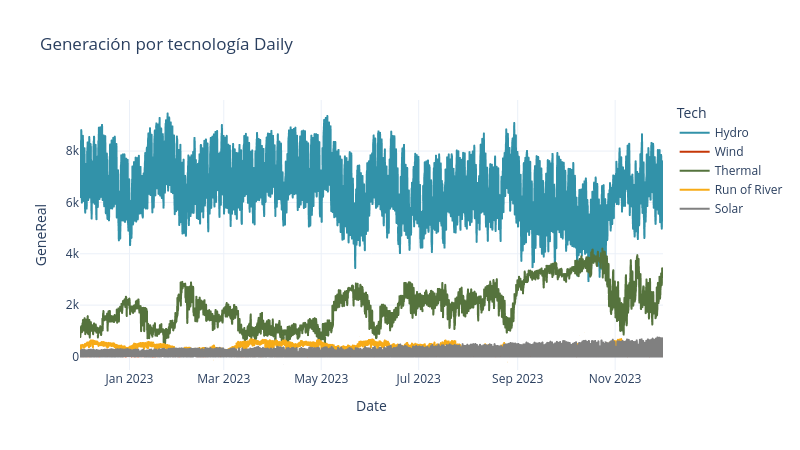

The notebook cell this image was saved under:
### Code cell
# Definimos las condiciones y los valores correspondientes
conditions = [
    (gen_by_tech['Technology'] == 'HIDRAULICA') & (gen_by_tech['Tech_Type'] != 'FILO DE AGUA') & (gen_by_tech['Tech_Type'] != 'FILO AGUA ESPECIAL'),
    (gen_by_tech['Technology'] == 'TERMICA') | (gen_by_tech['Technology'] == 'COGENERADOR'),
    (gen_by_tech['Technology'] == 'SOLAR'),
    (gen_by_tech['Technology'] == 'EOLICA'),
    (gen_by_tech['Technology'] == 'HIDRAULICA') & ((gen_by_tech['Tech_Type'] == 'FILO DE AGUA') | (gen_by_tech['Tech_Type'] == 'FILO AGUA ESPECIAL')),
]

choices = ["Hydro", "Thermal", "Solar", "Wind", "Run of River"]

# Crear la nueva columna
gen_by_tech['Tech'] = np.select(conditions, choices, default='Other')

gen_by_tech = gen_by_tech.groupby(['Tech','Date']).agg({
    'GeneReal': 'sum'}).reset_index()

print(gen_by_tech.shape)
sc.loads.plot_multiple_line(
    gen_by_tech, 'Date', 'Date', 'GeneReal', 'Tech', 'Generación por tecnología Daily', {'GWh':'GeneReal'})
gen_by_tech.sample(5)

### Figure 1 — Plotly figure (JSON) as saved in the notebook; plotly's stock layout.template omitted (floating-point values rounded to 4 significant figures; data arrays with more than 128 entries replaced by an {"elided": "..."} marker saying what was removed)
{"data": [{"hovertemplate": "Tech=Hydro<br>Date=%{x}<br>GeneReal=%{y}<extra></extra>", "legendgroup": "Hydro", "line": {"color": "#3292A9", "dash": "solid"}, "marker": {"symbol": "circle"}, "mode": "lines", "name": "Hydro", "showlegend": true, "type": "scattergl", "x": {"elided": "8760 str values"}, "xaxis": "x", "y": {"elided": "8760 float values"}, "yaxis": "y"}, {"hovertemplate": "Tech=Wind<br>Date=%{x}<br>GeneReal=%{y}<extra></extra>", "legendgroup": "Wind", "line": {"color": "#C53707", "dash": "solid"}, "marker": {"symbol": "circle"}, "mode": "lines", "name": "Wind", "showlegend": true, "type": "scattergl", "x": {"elided": "8366 str values"}, "xaxis": "x", "y": {"elided": "8366 float values"}, "yaxis": "y"}, {"hovertemplate": "Tech=Thermal<br>Date=%{x}<br>GeneReal=%{y}<extra></extra>", "legendgroup": "Thermal", "line": {"color": "#55733D", "dash": "solid"}, "marker": {"symbol": "circle"}, "mode": "lines", "name": "Thermal", "showlegend": true, "type": "scattergl", "x": {"elided": "8760 str values"}, "xaxis": "x", "y": {"elided": "8760 float values"}, "yaxis": "y"}, {"hovertemplate": "Tech=Run of River<br>Date=%{x}<br>GeneReal=%{y}<extra></extra>", "legendgroup": "Run of River", "line": {"color": "#F7AB17", "dash": "solid"}, "marker": {"symbol": "circle"}, "mode": "lines", "name": "Run of River", "showlegend": true, "type": "scattergl", "x": {"elided": "8760 str values"}, "xaxis": "x", "y": {"elided": "8760 float values"}, "yaxis": "y"}, {"hovertemplate": "Tech=Solar<br>Date=%{x}<br>GeneReal=%{y}<extra></extra>", "legendgroup": "Solar", "line": {"color": "#808080", "dash": "solid"}, "marker": {"symbol": "circle"}, "mode": "lines", "name": "Solar", "showlegend": true, "type": "scattergl", "x": {"elided": "5242 str values"}, "xaxis": "x", "y": {"elided": "5242 float values"}, "yaxis": "y"}], "layout": {"height": 450, "legend": {"title": {"text": "Tech"}, "tracegroupgap": 0}, "title": {"text": "Generación por tecnología Daily"}, "width": 800, "xaxis": {"anchor": "y", "domain": [0, 1], "title": {"text": "Date"}}, "yaxis": {"anchor": "x", "domain": [0, 1], "title": {"text": "GeneReal"}}}}
